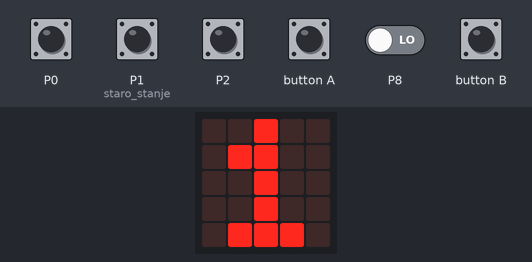
The program below on a simulated BBC micro:bit running MicroPython. On the bench: the board's 5×5 LED display. Inputs (shaded band) come from the test bench; at power-on: P0, P1 (staro_stanje), P2, P8 LOW.

Above: at 1.2 s.
1.3 s: button A pressed for 0.15 s
At 1.7 s:
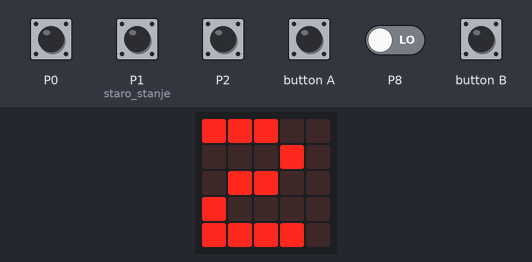
2.9 s: P0 pulled HIGH for 0.15 s
At 4.1 s:
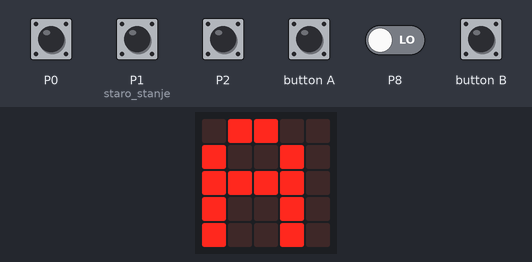
4.5 s: button B pressed for 0.15 s
At 4.55 s:
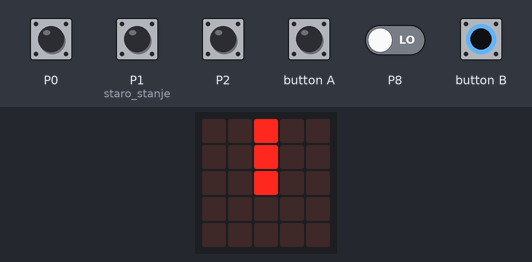
5.2 s: button A pressed for 1 s
At 7.1 s:
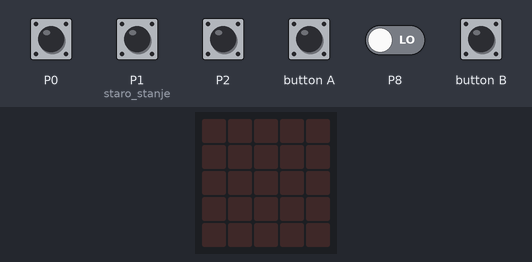
7.7 s: P1 (staro_stanje) pulled HIGH for 0.15 s
At 8.9 s:
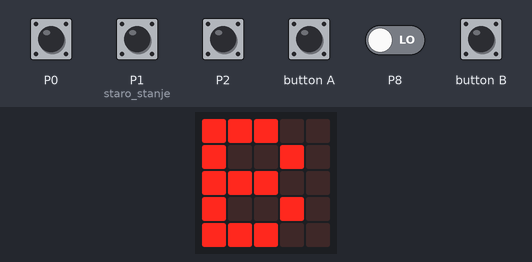
9.3 s: P2 pulled HIGH for 0.15 s
At 10.2 s:
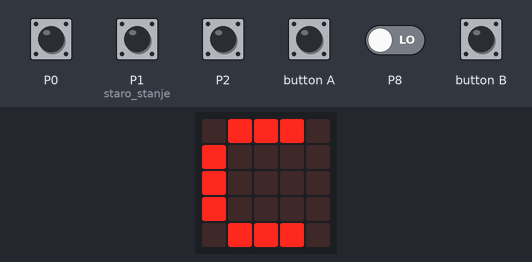
Timing chart, 0 to 11.9 s (numbered marks = the images above; inputs shaded):
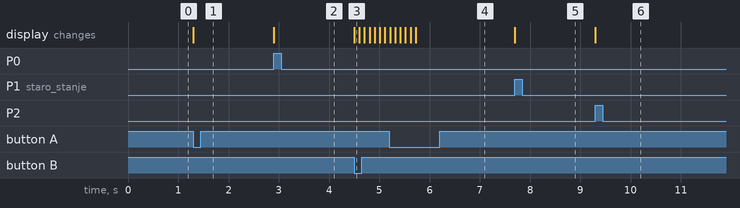

The program:

ucitelj.py
```python
from microbit import *
import radio

# Postavljanje radio komunikacijskog kanala
# I ukljucivanje radija
radio.config(channel=80)
radio.on()

# Inicijalizacija lista u koje ce se spremati id-ijevi
# primljeni odgovori, i zbrajati bodovi
serijski_brojeviL = ['None']
odgovoriL = ['None']
bodoviL = [0]

tocan_odgovor = 'None'

stanje = 1
staro_stanje = 0

# Funkcija koju pozivamo prilikom provjere pojedinog odogovora
def provjera_odgovora(tocan_odgovor):
    for ID in serijski_brojeviL:
        if ID != 'None':
            Index = serijski_brojeviL.index(ID)

            if (odgovoriL[Index] == tocan_odgovor):
                radio.send(str(ID + 'T'))
                bodoviL[Index] = bodoviL[Index] + 1

            else:
                radio.send(str(ID + 'N'))

# --> Pocetak programa <------------------------------
while True:

    # Spremanje primljene poruke u varijablu
    poruka = str(radio.receive())

    # Rasclanjivanje ID-ja i podatka koji je primljen u poruci
    if (poruka != 'None'):
        ID = str(poruka[:-1])
        podatak = str(poruka[-1])
        # Za nove ID-jeve dodavanje mjesta u listama
        if ID not in serijski_brojeviL:
            serijski_brojeviL.append(ID)
            bodoviL.append(0)
            odgovoriL.append('')
    else:
        ID = 'None'
        podatak = 'None'

    # Promijena rada microbita
    # Primanje_odgovora/Unos_tocnog_odgovora/Ispis_tablice_s_bodovima
    if (button_a.was_pressed()):
        stanje += 1
        if (stanje > 3):
            stanje = 1

    if (staro_stanje != stanje):
        display.show(str(stanje))
        staro_stanje = stanje

    # Ako je poslan zahtjev za primanje vlastitog imena
    if (podatak == 'I'):
        Ime = str(serijski_brojeviL.index(ID))
        radio.send(ID + Ime)

    # -------primanje odgovora---------------
    if (stanje == 1):
        primljeni_odgovor = podatak
        if primljeni_odgovor != 'I' and primljeni_odgovor != 'None':
            odgovoriL[serijski_brojeviL.index(ID)] = primljeni_odgovor

    # --------unos tocnog odgovora i provjera odgovora ---------
    elif stanje == 2:
        if (tocan_odgovor != 'None'):
            display.show(tocan_odgovor)

            # potvrda unosa odgovora, provjera, te zbrajanje bodova
            if button_b.is_pressed():
                display.show(Image.ALL_CLOCKS, delay=100)
                display.clear()
                # ---koristimo funkciju da bismo provjerili odgovor
                # ---i pribrojili bod ako je odgovor tocan
                provjera_odgovora(tocan_odgovor)   # <---
                tocan_odgovor = 'None'
                stanje = 1

        # Odabir tocnog odgovora preko jednog od tipkala
        if (pin0.read_digital()):
            tocan_odgovor = 'A'
            button_b.was_pressed()
        elif (pin1.read_digital()):
            tocan_odgovor = 'B'
            button_b.was_pressed()
        elif (pin2.read_digital()):
            tocan_odgovor = 'C'
            button_b.was_pressed()
        elif (pin8.read_digital()):
            tocan_odgovor = 'D'
            button_b.was_pressed()

    # ----- Ispisivanje tablice tocnih odgovora -----
    elif stanje == 3:
        if(button_b.is_pressed()):
            print("\nIme\tBroj bodova\n")
            for ind in range(1, len(odgovoriL)):
                broj_bodova = bodoviL[ind]
                print(str(ind) + "  \t" + str(broj_bodova))
                radio.send(str(serijski_brojeviL[ind]) + str(broj_bodova))

            stanje = 1
```

Measured:
- after the input at 1.3 s, the display: changes at once (image 1)
- after the input at 2.9 s, the display: changes at once (image 2)
- after the input at 4.5 s, the display: changes at once (image 3)
- after the input at 5.2 s, the display: first differs from a run without the input after 0.52 s (image 4)
- after the input at 7.7 s, the display: changes at once (image 5)
- after the input at 9.3 s, the display: changes at once (image 6)
